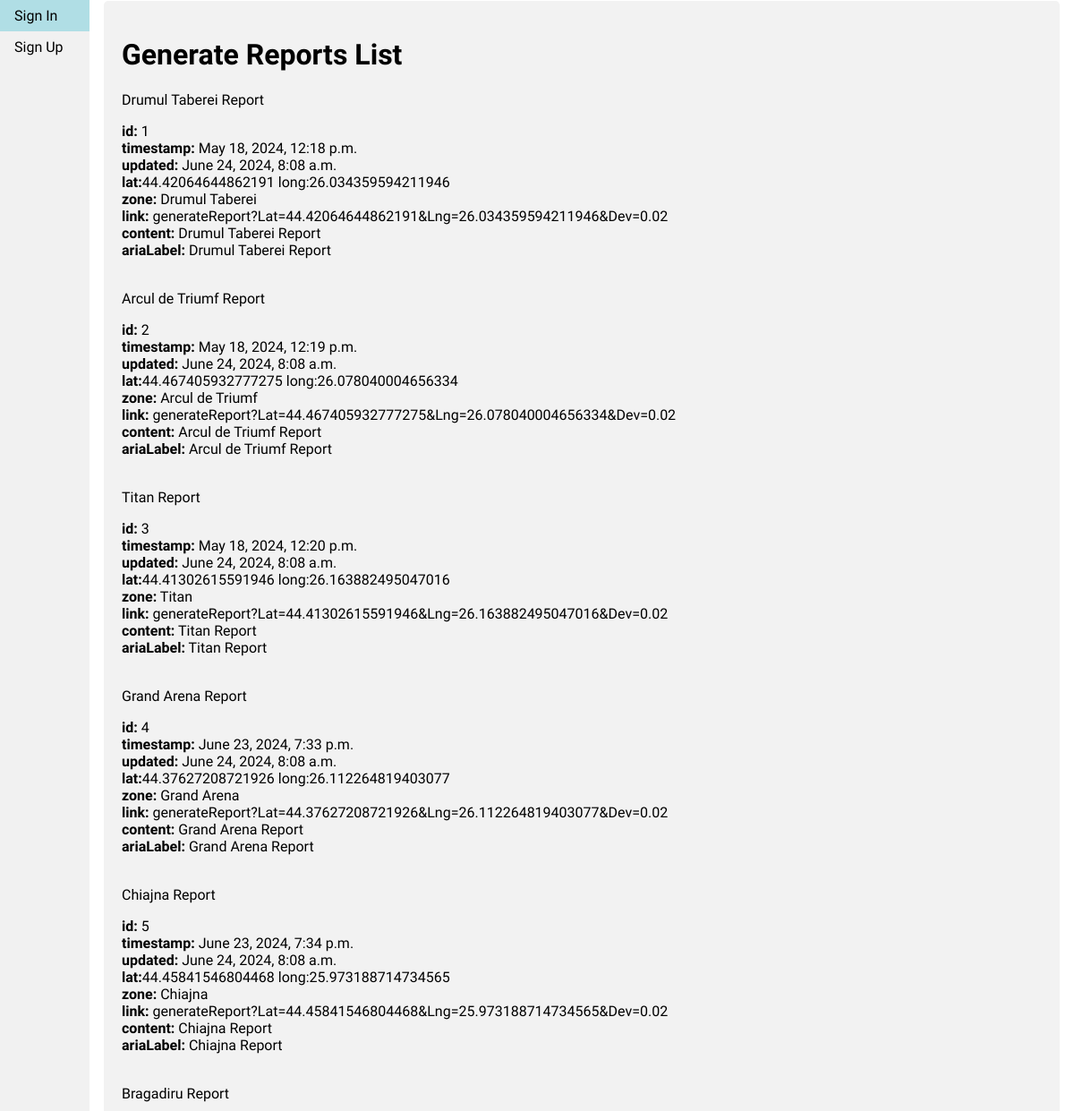
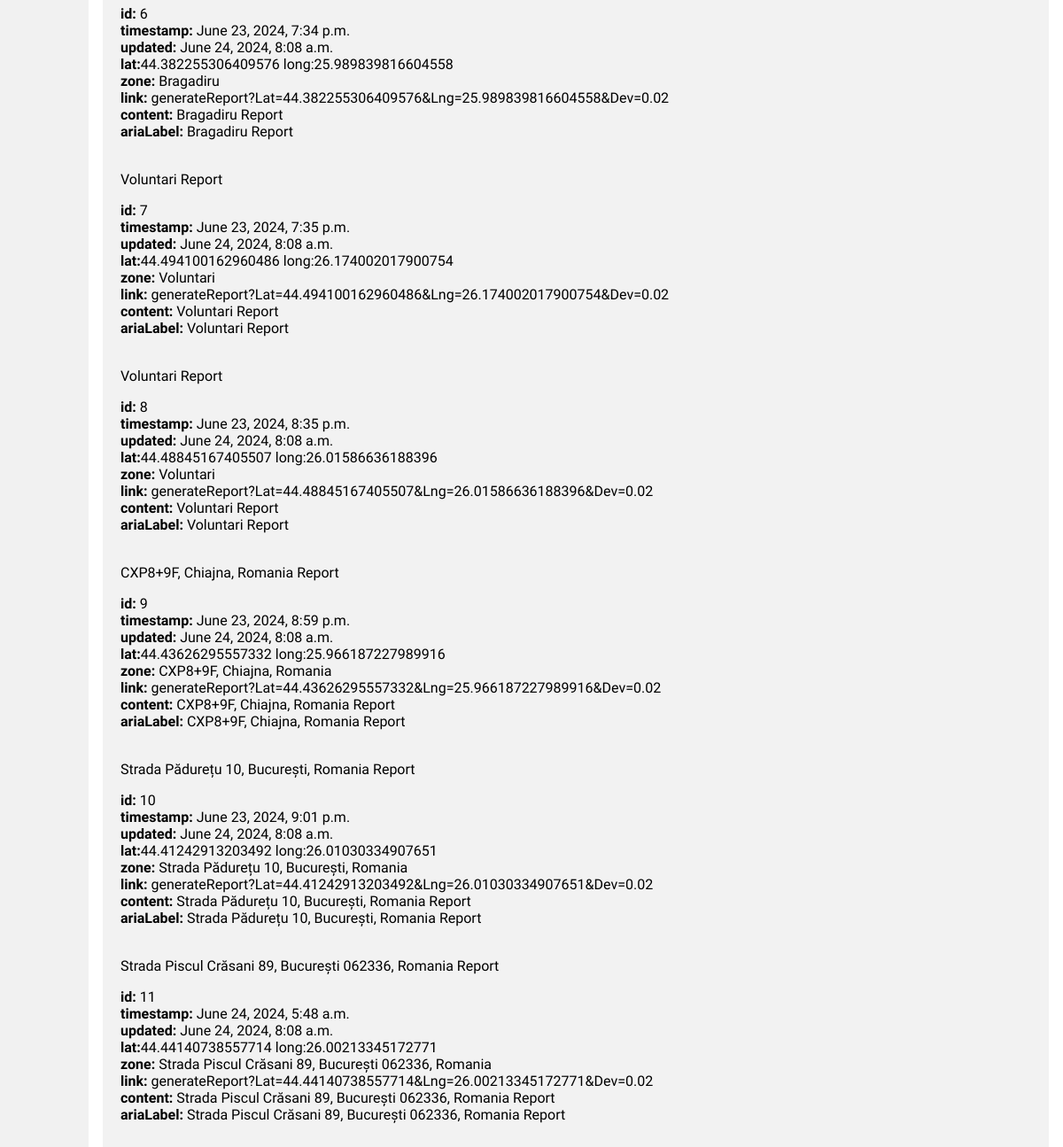
The page /generateReportsList on the database as committed earlier (2 pictures, top to bottom).
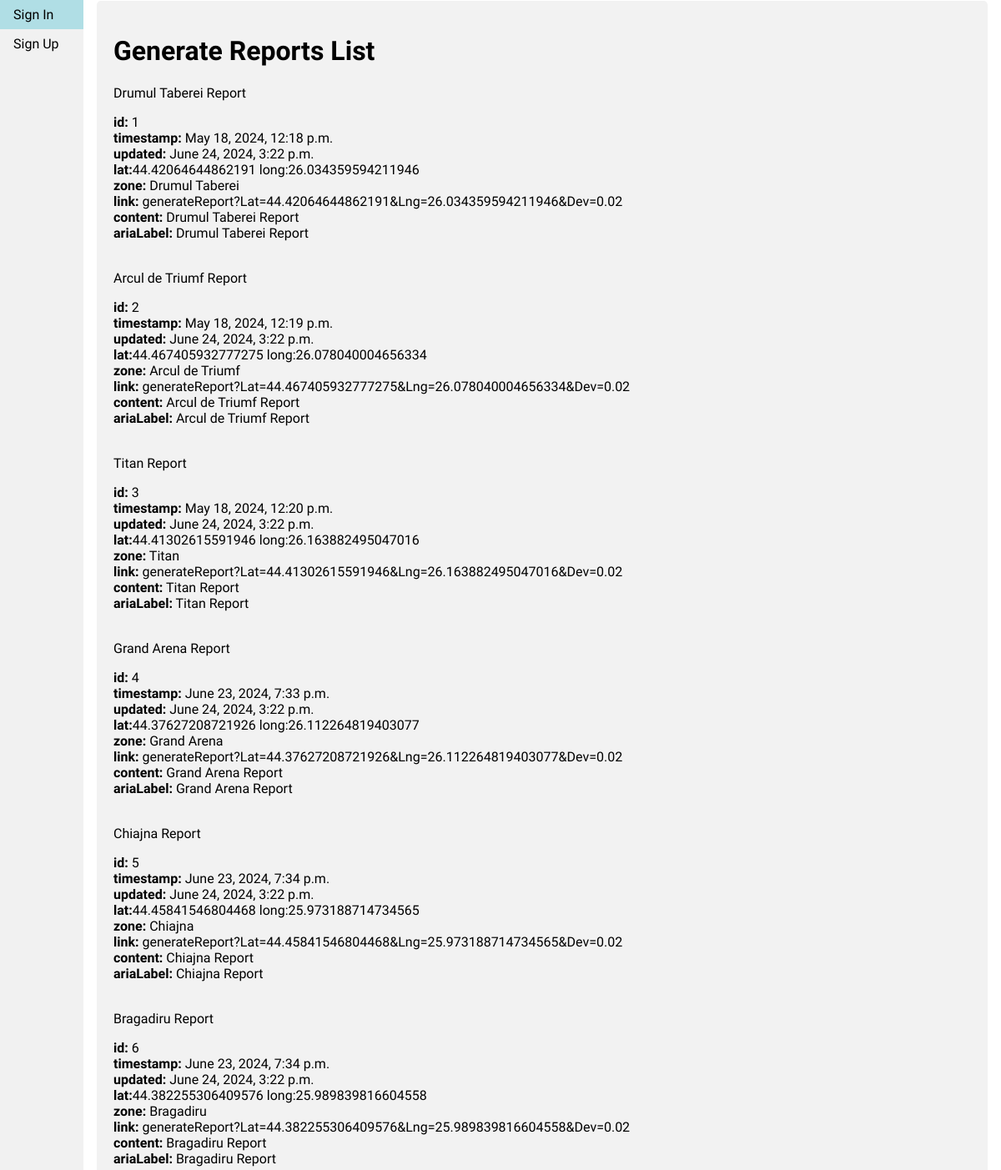
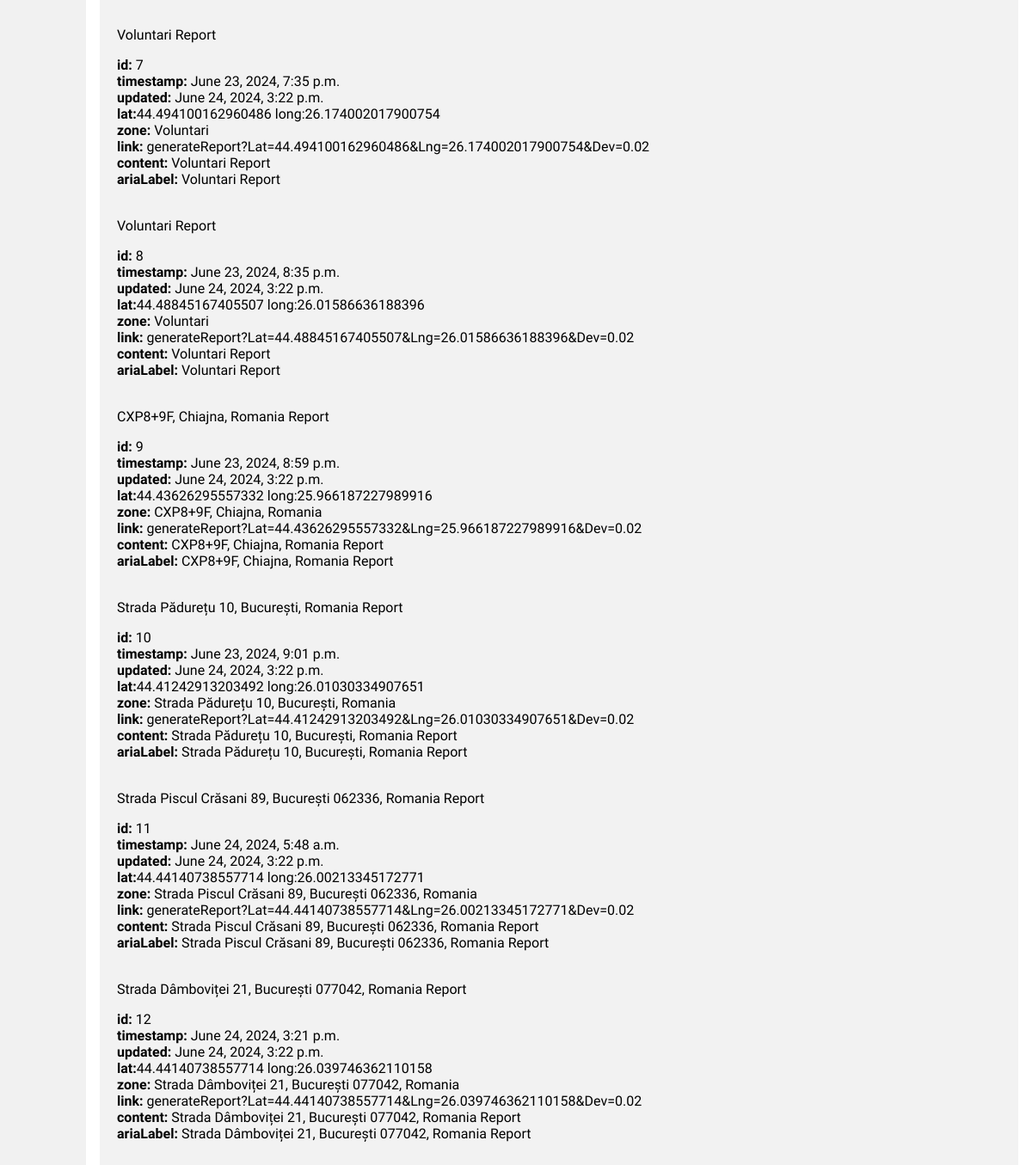
The same page on the database as committed later (2 pictures, top to bottom).
### users_tutorial/models.py (models this page shows, shortened)
class GenerateReport(models.Model):
	timestamp = models.DateTimeField(auto_now_add=True)
	updated = models.DateTimeField(auto_now=True)
	lat = models.FloatField()
	lng = models.FloatField()
	zone = models.CharField(max_length=100)
	link = models.URLField(max_length=200)
	content = models.CharField(max_length=300)
	ariaLabel = models.CharField(max_length=100)
	title = models.CharField(max_length=100)

### users_tutorial/views.py (the view)
# urls.py: path('generateReportsList', views.generateReportsList, name="generateReportsList"),
def generateReportsList(request):
	generate_reports_list = GenerateReport.objects.all()
	return render(request, 'lists/generate_reports_list.html', {'generate_reports_list': generate_reports_list})

### templates/lists/generate_reports_list.html (shortened to what this page needs)
{% extends 'base.html' %}
{% load static %}
{% block content %}
    <div class='container'>
        <h1>Generate Reports List</h1>
        {% for report in generate_reports_list %}
            <div class="card">
                <div class="card-header"> {{ report.title }} </div>
                <div class="card-body">
                    <p class="card-text">
                        <strong>id:</strong> {{ report.id }}</br>
                        <strong>timestamp:</strong> {{ report.timestamp }}</br>
                        <strong>updated:</strong> {{ report.updated }}</br>
                        <strong>lat:</strong>{{ report.lat }} long:{{ report.lng }}</br>
                        <strong>zone:</strong> {{ report.zone }}</br>
                        <strong>link:</strong> {{ report.link }}</br>
                        <strong>content:</strong> {{ report.content }}</br>
                        <strong>ariaLabel:</strong> {{ report.ariaLabel }}</br>
                    </p>
                </div>
            </div>
        {% endfor %}
    </div>
{% endblock %}

### templates/base.html (shortened to what this page needs)
{% load static %}
<!DOCTYPE html>
<html lang="en">
<head>
  <link rel="stylesheet" href="{% static 'main.css' %}"></link>
  <link rel="stylesheet" href="https://cdnjs.cloudflare.com/ajax/libs/toastr.js/latest/toastr.css" />
</head>
<body>
  {% include 'partials/nav.html' %}
  <div class="div-container">
    {% block content %}
    {% endblock %}
  </div>
</body>
</html>

### templates/partials/nav.html
{% if request.user.is_authenticated %}
<ul class="sidenav">
  {% if "traffic_info" in request.path %}
    <li><a class="active" href="{% url 'main:traffic_info' %}">Traffic Info</a></li>
  {% else %}
    <li><a href="{% url 'main:traffic_info' %}">Traffic Info</a></li>
  {% endif %}
  {% if "traffic_lights" in request.path %}
    <li><a class="active" href="{% url 'main:traffic_lights' %}">Traffic Lights</a></li>
  {% else %}
    <li><a href="{% url 'main:traffic_lights' %}">Traffic Lights</a></li>
  {% endif %}
  {% if "generate_alerts" in request.path %}
    <li><a class="active" href="{% url 'main:generate_alerts' %}">Generate Alerts</a></li>
  {% else %}
    <li><a href="{% url 'main:generate_alerts' %}">Generate Alerts</a></li>
  {% endif %}
  {% if "generate_reports" in request.path %}
    <li><a class="active" href="{% url 'main:generate_reports' %}">Generate Reports</a></li>
  {% else %}
    <li><a href="{% url 'main:generate_reports' %}">Generate Reports</a></li>
  {% endif %}
  {% if "route" in request.path %}
    <li><a class="active" href="{% url 'main:route' %}">Route</a></li>
  {% else %}
    <li><a href="{% url 'main:route' %}">Route</a></li>
  {% endif %}
  {% if "map" in request.path %}
  {% else %}
  {% endif %}
  {% if request.path == "/" %}
    <li><a class="active" href="{% url 'users:account' %}">User Account</a></li>
  {% else %}
    <li><a href="{% url 'users:account' %}">User Account</a></li>
  {% endif %}
  {% if "profile" in request.path %}
    <li><a class="active" href="{% url 'users:profile' %}">User Profile</a></li>
  {% else %}
    <li><a href="{% url 'users:profile' %}">User Profile</a></li>
  {% endif %}
  {% if "feedback" in request.path %}
    <li><a class="active" href="{% url 'users:feedback' %}">Feedback</a></li>
  {% else %}
    <li><a href="{% url 'users:feedback' %}">Feedback</a></li>
  {% endif %}
  {% if "sign-out" in request.path %}
    <li><a class="active" href="{% url 'users:sign-out' %}">Sign Out</a></li>
  {% else %}
    <li><a href="{% url 'users:sign-out' %}">Sign Out</a></li>
  {% endif %}
</ul>
{% else %}
<ul class="sidenav">
  {% if "sign-in" in request.path %}
  <li><a class="active" href="{% url 'users:sign-in' %}">Sign In</a></li>
  {% else %}
  <li><a href="{% url 'users:sign-in' %}">Sign In</a></li>
  {% endif %}
  {% if "sign-up" in request.path %}
  <li><a class="active" href="{% url 'users:sign-up' %}">Sign Up</a></li>
  {% else %}
  <li><a href="{% url 'users:sign-up' %}">Sign Up</a></li>
  {% endif %}
</ul>
{% endif %}

### templates/partials/logo.html (shortened to what this page needs)
{% load static %}

### static/main.css (style rules this page uses)
* { box-sizing: border-box; }
body { font-family: 'Courier Prime', monospace; padding: 0; margin: 0; }
body, html { height: 100%; }
ul.sidenav { list-style-type: none; margin: 0; padding: 0; width: 25%; max-width: 100px; background-color: #f1f1f1; position: fixed; height: 100%; overflow: auto; }
ul.sidenav li a { display: block; color: #000; padding: 8px 16px; text-decoration: none; }
.div-container { margin-left: 100px; padding: 1px 16px; height: 1000px; }
::placeholder { color: #2a2a2a; font-family: 'Courier Prime', monospace; }
.container { border-radius: 5px; background-color: #f2f2f2; padding: 20px; }

Rows that differ between the two databases and show on the page:
changed GenerateReport "Drumul Taberei Report": updated "June 24, 2024, 8:08 a.m." → "June 24, 2024, 3:22 p.m."
changed GenerateReport "Arcul de Triumf Report": updated "June 24, 2024, 8:08 a.m." → "June 24, 2024, 3:22 p.m."
changed GenerateReport "Titan Report": updated "June 24, 2024, 8:08 a.m." → "June 24, 2024, 3:22 p.m."
changed GenerateReport "Grand Arena Report": updated "June 24, 2024, 8:08 a.m." → "June 24, 2024, 3:22 p.m."
changed GenerateReport "Chiajna Report": updated "June 24, 2024, 8:08 a.m." → "June 24, 2024, 3:22 p.m."
changed GenerateReport "Bragadiru Report": updated "June 24, 2024, 8:08 a.m." → "June 24, 2024, 3:22 p.m."
changed GenerateReport "June 23, 2024, 7:35 p.m.": updated "June 24, 2024, 8:08 a.m." → "June 24, 2024, 3:22 p.m."
changed GenerateReport "June 23, 2024, 8:35 p.m.": updated "June 24, 2024, 8:08 a.m." → "June 24, 2024, 3:22 p.m."
changed GenerateReport "CXP8+9F, Chiajna, Romania Report": updated "June 24, 2024, 8:08 a.m." → "June 24, 2024, 3:22 p.m."
changed GenerateReport "Strada Pădurețu 10, București, Romania Report": updated "June 24, 2024, 8:08 a.m." → "June 24, 2024, 3:22 p.m."
changed GenerateReport "Strada Piscul Crăsani 89, București 062336, Romania Report": updated "June 24, 2024, 8:08 a.m." → "June 24, 2024, 3:22 p.m."
added GenerateReport: title "Strada Dâmboviței 21, București 077042, Romania Report", id "12", timestamp "June 24, 2024, 3:21 p.m.", updated "June 24, 2024, 3:22 p.m.", lat "44.44140738557714", lng "26.039746362110158", zone "Strada Dâmboviței 21, București 077042, Romania", link "generateReport?Lat=44.44140738557714&Lng=26.039746362110158&Dev=0.02", content "Strada Dâmboviței 21, București 077042, Romania Report", ariaLabel "Strada Dâmboviței 21, București 077042, Romania Report"
